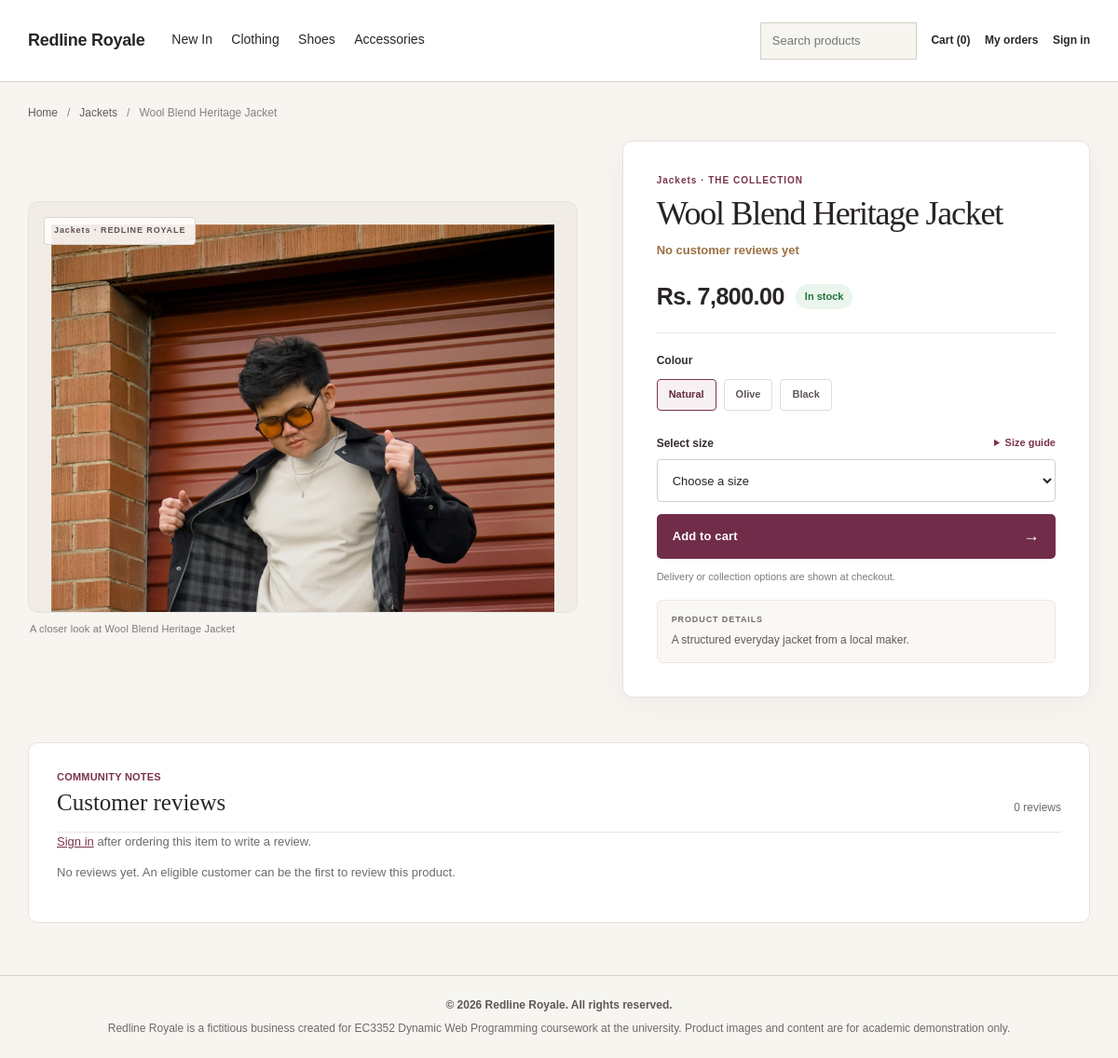
The page /product.php?id=2 on the database as committed earlier.
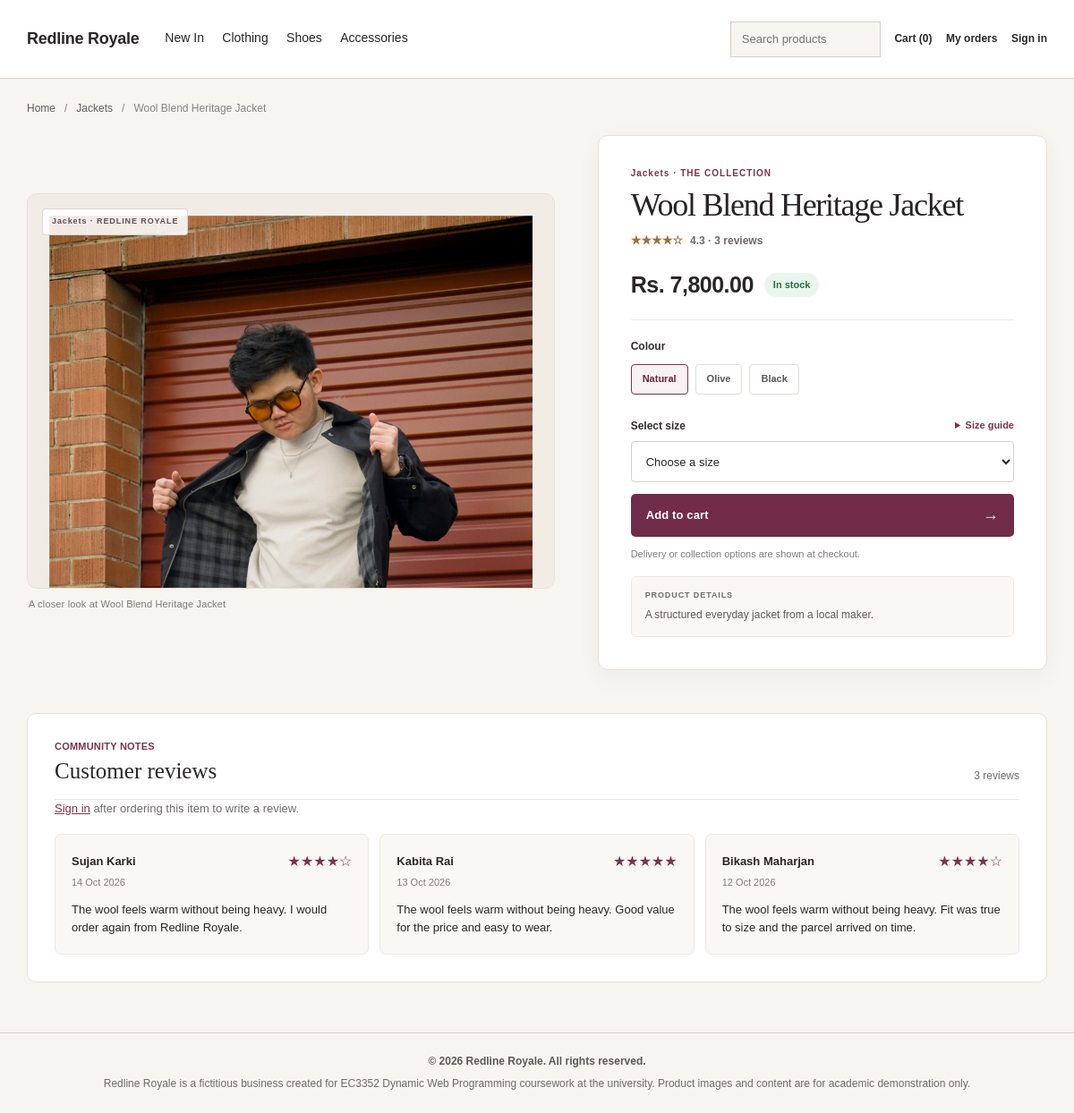
The same page on the database as committed later.
### tables this page shows
CREATE TABLE products (
  product_id INT UNSIGNED AUTO_INCREMENT PRIMARY KEY,
  vendor_id INT UNSIGNED NOT NULL,
  category_id INT UNSIGNED NOT NULL,
  title VARCHAR(180) NOT NULL,
  description TEXT,
  price DECIMAL(10,2) NOT NULL CHECK (price >= 0),
  stock INT UNSIGNED NOT NULL DEFAULT 0,
  image_url VARCHAR(255),
  status ENUM('active','inactive')
    NOT NULL DEFAULT 'active',
  views INT UNSIGNED NOT NULL DEFAULT 0,
  FOREIGN KEY (vendor_id) REFERENCES users(user_id),
  FOREIGN KEY (category_id)
    REFERENCES categories(category_id)
);

CREATE TABLE categories (
  category_id INT UNSIGNED AUTO_INCREMENT PRIMARY KEY,
  name VARCHAR(80) NOT NULL UNIQUE
);

CREATE TABLE reviews (
  review_id INT UNSIGNED AUTO_INCREMENT PRIMARY KEY,
  product_id INT UNSIGNED NOT NULL,
  customer_id INT UNSIGNED NOT NULL,
  rating TINYINT UNSIGNED NOT NULL CHECK (rating BETWEEN 1 AND 5),
  comment VARCHAR(1000) NOT NULL,
  created_at TIMESTAMP NOT NULL DEFAULT CURRENT_TIMESTAMP,
  FOREIGN KEY (product_id) REFERENCES products(product_id),
  FOREIGN KEY (customer_id) REFERENCES users(user_id)
);

CREATE TABLE users (
  user_id INT UNSIGNED AUTO_INCREMENT PRIMARY KEY,
  full_name VARCHAR(120) NOT NULL,
  email VARCHAR(190) NOT NULL UNIQUE,
  phone VARCHAR(40) NULL,
  address VARCHAR(255) NULL,
  city VARCHAR(80) NULL,
  district VARCHAR(80) NULL,
  postal_code VARCHAR(20) NULL,
  preferred_size VARCHAR(40) NULL,
  preferred_colour VARCHAR(80) NULL,
  updates_opt_in TINYINT(1) NOT NULL DEFAULT 0,
  password_hash VARCHAR(255) NOT NULL,
  role ENUM('customer','vendor','admin')
    NOT NULL DEFAULT 'customer',
  created_at TIMESTAMP NOT NULL
    DEFAULT CURRENT_TIMESTAMP
);

### includes/bootstrap.php (called while the page is built, shortened)
<?php
function e($value) { return htmlspecialchars((string)$value, ENT_QUOTES, 'UTF-8'); }
function asset_url($path) { $path = ltrim((string)$path, '/'); if (str_starts_with($path, 'assets/images/')) $path = substr($path, 7); $base = trim(str_replace('\\', '/', dirname($_SERVER['SCRIPT_NAME'] ?? '/')), '/'); return ($base === '' ? '' : '/'.$base).'/'.$path; }
function product_image_url(array $product) {
    $title = mb_strtolower(trim((string)($product['title'] ?? '')));
    $image = (string)($product['image_url'] ?? '');
    return $image ?: 'images/products/heritage-cotton-kurta.svg';
}
function signed_in() { return $_SESSION['user'] ?? null; }

### public/product.php (the view, shortened to what this page needs)
<?php
require_once __DIR__.'/../includes/bootstrap.php';
$id=(int)($_GET['id']??0);
$st=$pdo->prepare("SELECT p.*,c.name category FROM products p JOIN categories c ON c.category_id=p.category_id WHERE p.product_id=? AND p.status='active'");
$st->execute([$id]);
$p=$st->fetch();
$sizes=array_filter(array_map('trim',explode(',',(string)($p['sizes']??'S,M,L,XL'))));
$colours=array_filter(array_map('trim',explode(',',(string)($p['colours']??'Natural,Olive,Black'))));
$pdo->prepare('UPDATE products SET views=views+1 WHERE product_id=?')->execute([$id]);
$pdo->prepare('INSERT INTO product_views(product_id,session_id) VALUES(?,?)')->execute([$id,session_id()]);
$rv=$pdo->prepare('SELECT ROUND(AVG(r.rating),1) rating,COUNT(*) total FROM reviews r WHERE r.product_id=?');$rv->execute([$id]);$rating=$rv->fetch();
$st=$pdo->prepare('SELECT r.rating,r.comment,r.created_at,u.full_name FROM reviews r JOIN users u ON u.user_id=r.customer_id WHERE r.product_id=? ORDER BY r.created_at DESC LIMIT 8');$st->execute([$id]);$reviews=$st->fetchAll();
$canReview=false;$hasReviewed=false;
$pageTitle=e($p['title']).' | Redline Royale';$pageClass='product-detail-page';include __DIR__.'/../includes/header.php';
?>
<nav class="product-breadcrumbs" aria-label="Breadcrumb"><a href="home.php">Home</a><span aria-hidden="true">/</span><a href="index.php?category=<?=(int)$p['category_id']?>"><?=e($p['category'])?></a><span aria-hidden="true">/</span><span aria-current="page"><?=e($p['title'])?></span></nav>
<div class="product-detail-layout">
  <div class="product-gallery">
    <div class="product-gallery-frame"><img class="detail-image" src="<?=e(asset_url(product_image_url($p)))?>" alt="<?=e($p['title'])?>"><span class="gallery-label"><?=e($p['category'])?> · REDLINE ROYALE</span></div>
    <p class="gallery-caption">A closer look at <?=e($p['title'])?></p>
  </div>
  <section class="detail-info" aria-labelledby="product-title">
    <p class="page-kicker product-category-kicker"><?=e($p['category'])?> · THE COLLECTION</p>
    <h1 id="product-title" class="product-detail-title"><?=e($p['title'])?></h1>
    <p class="rating"><?php if((int)$rating['total']>0):?><?=str_repeat('★',(int)round((float)$rating['rating'])) . str_repeat('☆',5-(int)round((float)$rating['rating']))?> <span><?=e($rating['rating'])?> · <?=(int)$rating['total']?> <?=((int)$rating['total']===1?'review':'reviews')?></span><?php else:?>No customer reviews yet<?php endif;?></p>
    <div class="product-price-stock"><strong class="product-detail-price">Rs. <?=number_format((float)$p['price'],2)?></strong><span class="stock-pill <?=$p['stock']>0?'is-in-stock':'is-out-of-stock'?>"><?=$p['stock']>0?'In stock':'Out of stock'?></span></div>
    <form id="add-to-cart" action="cart.php" method="post" class="detail-buy">
      <fieldset class="color-picker"><legend>Colour</legend><div class="color-options"><?php foreach($colours as $i=>$colour):?><label class="color-choice"><input type="radio" name="color" value="<?=e($colour)?>" <?=$i===0?'checked':''?>><span><?=e($colour)?></span></label><?php endforeach;?></div></fieldset>
      <div class="size-heading"><label for="size">Select size</label><details class="product-size-guide" id="size-guide"><summary>Size guide</summary></details></div>
      <select id="size" name="size" required><option value="">Choose a size</option><?php foreach($sizes as $size):?><option value="<?=e($size)?>"><?=e($size)?></option><?php endforeach;?></select>
      <button class="product-add-button" type="submit" <?=$p['stock']<1?'disabled':''?>>Add to cart <span aria-hidden="true">→</span></button>
    </form>
    <p class="delivery-note">Delivery or collection options are shown at checkout.</p>
    <section class="product-copy-panel"><p class="product-copy-label">PRODUCT DETAILS</p><p><?=e($p['description'])?></p></section>
  </section>
</div>
<section class="product-reviews" id="reviews" aria-labelledby="reviews-title">
  <div class="product-reviews-heading"><div><p class="page-kicker">COMMUNITY NOTES</p><h2 id="reviews-title">Customer reviews</h2></div><span><?= (int)$rating['total']?> <?=((int)$rating['total']===1?'review':'reviews')?></span></div>
  <?php if($canReview&&!$hasReviewed):?><form class="review-form" action="product-review.php" method="post"><input type="hidden" name="csrf" value="<?=e(csrf_token())?>"><input type="hidden" name="product_id" value="<?=$id?>"><label for="review-rating">Your rating</label><select id="review-rating" name="rating" required><option value="">Choose a rating</option><?php for($score=5;$score>=1;$score--):?><option value="<?=$score?>"><?=$score?> out of 5</option><?php endfor;?></select><label for="review-comment">Your review</label><textarea id="review-comment" name="comment" maxlength="1000" rows="4" placeholder="Share a few words about the product" required></textarea><button type="submit">Submit review</button></form>
  <?php elseif($hasReviewed):?><p class="review-hint">Thank you for sharing your review of this item.</p>
  <?php elseif(signed_in()&&signed_in()['role']==='customer'):?><p class="review-hint">Place an order for this item to leave a review.</p>
  <?php else:?><p class="review-hint"><a href="login.php">Sign in</a> after ordering this item to write a review.</p><?php endif;?>
  <?php if($reviews):?><div class="review-list"><?php foreach($reviews as $review):?><article class="review-entry"><div><strong><?=e($review['full_name'])?></strong><span class="review-stars" aria-label="<?=$review['rating']?> out of 5 stars"><?=str_repeat('★',(int)$review['rating']).str_repeat('☆',5-(int)$review['rating'])?></span></div><time datetime="<?=e(date('c',strtotime($review['created_at'])))?>"><?=e(date('d M Y',strtotime($review['created_at'])))?></time><p><?=nl2br(e($review['comment']))?></p></article><?php endforeach;?></div><?php else:?><p class="review-hint">No reviews yet. An eligible customer can be the first to review this product.</p><?php endif;?>
</section>
<?php include __DIR__.'/../includes/footer.php';?>

### includes/header.php (shortened to what this page needs)
<?php
require_once __DIR__.'/bootstrap.php';
$currentQuery = trim($_GET['q'] ?? '');
$accessoriesId = 0;
$shoesId = 0;
if ($pdo !== null) {
    try { $accessoriesId = (int)($pdo->query("SELECT category_id FROM categories WHERE name='Accessories' LIMIT 1")->fetchColumn() ?: 0); } catch (Throwable $e) { $accessoriesId = 0; }
    try { $shoesId = (int)($pdo->query("SELECT category_id FROM categories WHERE name='Shoes' LIMIT 1")->fetchColumn() ?: 0); } catch (Throwable $e) { $shoesId = 0; }
}
$user = signed_in();
$workspace = in_array(($workspaceType ?? ''), ['vendor','customer'], true);
$showBag = true;
$showSignIn = !$user;
$showOrders = !$user;
$bagCount = array_sum(array_map(static fn($item) => is_array($item) ? (int)($item['quantity'] ?? 0) : (int)$item, $_SESSION['cart'] ?? []));
?>
<!doctype html>
<html lang="en">
<head>
  <link rel="stylesheet" href="style.css">
</head>
<body class="<?=e($pageClass ?? '')?>">
<header class="site-header<?= $workspace ? ' workspace-header' : '' ?>">
  <a class="brand" href="<?=signed_in() ? 'home.php' : 'login.php'?>">Redline Royale</a>
<?php if (!$workspace): ?>
  <nav class="store-nav" id="primary-nav" aria-label="Shop categories">
    <a href="index.php?sort=new">New In</a>
    <a href="index.php">Clothing</a>
    <a href="index.php?category=<?=$shoesId?>">Shoes</a>
    <a href="index.php?category=<?=$accessoriesId?>">Accessories</a>
  </nav>
  <div class="header-tools" id="site-tools">
    <form class="header-search" action="index.php" method="get" role="search">
      <input type="search" name="q" value="<?=e($currentQuery)?>" placeholder="Search products" aria-label="Search products">
    </form>
    <?php if ($showBag): ?><a class="header-bag" href="cart.php">Cart (<?=$bagCount?>)</a><?php endif; ?>
    <?php if ($showOrders): ?><a class="header-orders" href="<?=$user?'customer-dashboard.php':'login.php'?>">My orders</a><?php endif; ?>
    <?php if ($showSignIn): ?><a class="header-account" href="login.php">Sign in</a><?php endif; ?>
  </div>
  <?php else: ?><div class="workspace-header-actions"><span><?=($workspaceType==='vendor'?'Vendor workspace':'Customer account')?></span><a href="home.php">View shop</a><a class="workspace-signout" href="logout.php">Sign out</a></div>
  <?php endif; ?>
</header>
<?php if ($workspace): $workspaceLinks=($workspaceType==='vendor')?['Overview'=>'vendor-dashboard.php','Products'=>'product-list.php','Orders'=>'vendor-orders.php','Reports'=>'reports.php','Business profile'=>'profile.php']:['Overview'=>'customer-dashboard.php','My orders'=>'customer-dashboard.php#orders','Order tracking'=>'order-tracking.php','Reports'=>'customer-reports.php','Profile'=>'profile.php']; ?><main class="dashboard-shell" id="main-content"><aside class="dashboard-sidebar" aria-label="<?=e(ucfirst($workspaceType))?> navigation"><nav><?php foreach ($workspaceLinks as $label=>$href): ?><a href="<?=$href?>" class="<?=($workspaceActive??'')===$label?'is-active':''?>" <?=($workspaceActive??'')===$label?'aria-current="page"':''?>><?=e($label)?></a><?php endforeach; ?></nav></aside><div class="dashboard-content"><div class="dashboard-main">
<?php else: ?><main class="wrap" id="main-content"><?php endif; ?>

### includes/footer.php
<?php if (in_array(($workspaceType ?? ''), ['vendor','customer'], true)): ?></div></div><?php endif; ?></main><footer class="site-footer">
  <p class="footer-copy">&copy; 2026 Redline Royale. All rights reserved.</p>
  <p class="footer-disclaimer">Redline Royale is a fictitious business created for EC3352 Dynamic Web Programming coursework at the university. Product images and content are for academic demonstration only.</p>
</footer><script src="app.js" defer></script></body></html>

Rows that differ between the two databases and show on the page:
added reviews: customer.full_name "Sujan Karki", rating "★★★★", rating "☆", created_at "14 Oct 2026", comment "The wool feels warm without being heavy. I would order again from Redline Royale."
added reviews: customer.full_name "Kabita Rai", rating "★★★★★", created_at "13 Oct 2026", comment "The wool feels warm without being heavy. Good value for the price and easy to wear."
added reviews: customer.full_name "Bikash Maharjan", rating "★★★★", rating "☆", created_at "12 Oct 2026", comment "The wool feels warm without being heavy. Fit was true to size and the parcel arrived on time."
Other text that changed with them:
str_repeat('★',(int)round((float)$rating['rating'])): (not shown) → "★★★★"
str_repeat('☆',5-(int)round((float)$rating['rating'])): (not shown) → "☆"
$rating['rating']: (not shown) → "4.3"
$rating['total']: (not shown) → "3"
$rating['total']: "0" → "3"
text no longer shown: "No customer reviews yet No reviews yet. An eligible customer can be the first to review this product."
text now shown: "· reviews"
